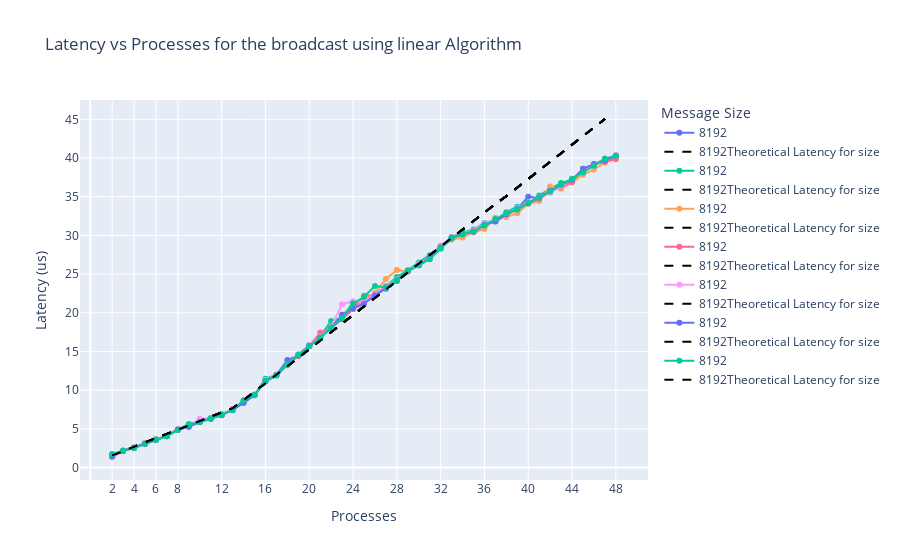
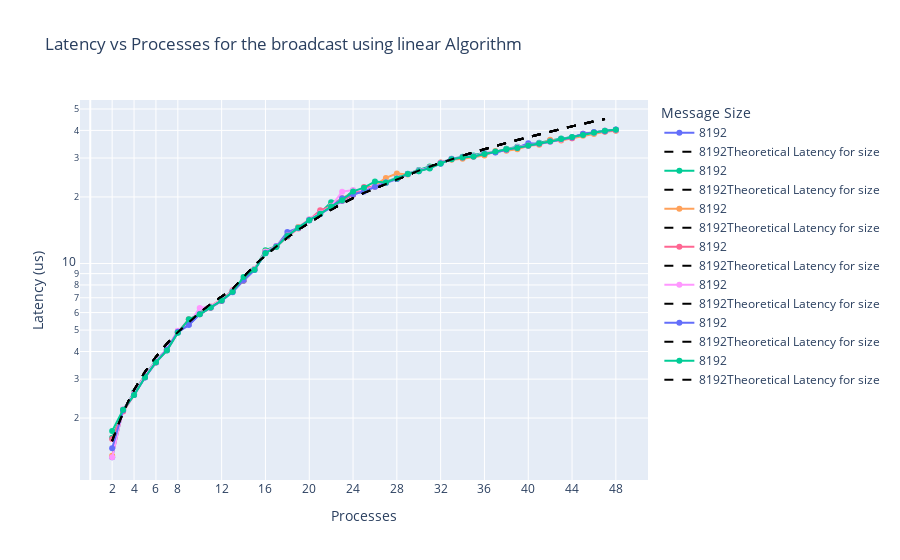

The code cell stored with these charts, in order, in its notebook:
### Code cell
plot_latency_vs_processes(linear_df, 'linear', 'linear')
plot_latency_vs_processes(linear_df, 'linear','log')
